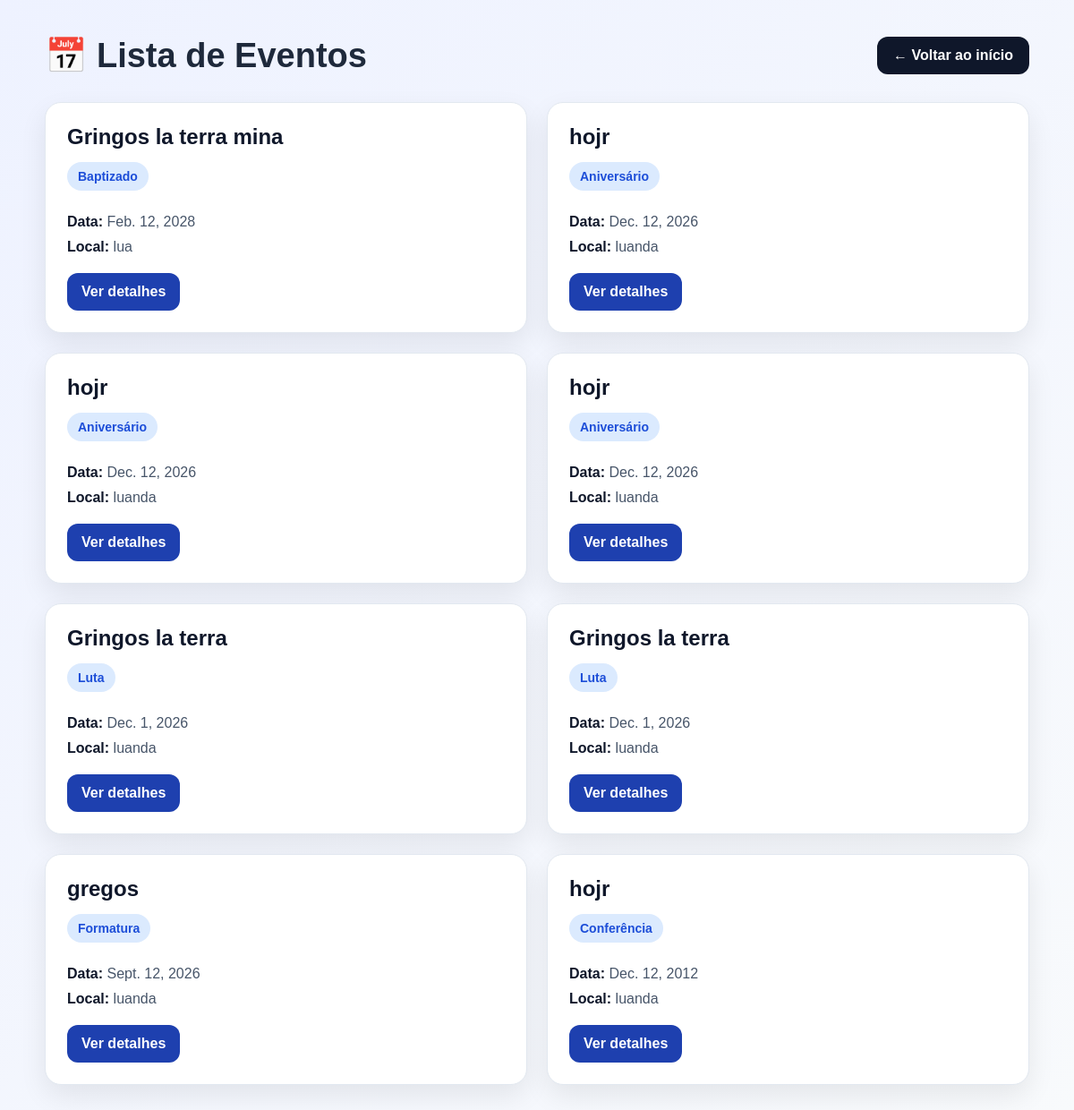
Page /event/ (signed in) on the committed database.
### events/models.py (models this page shows, shortened)
class Event(models.Model):
    EVENT_TYPES = [
        ('aniversario', 'Aniversário'),
        ('casamento', 'Casamento'),
        ('noivado', 'Noivado'),
        ('baptizado', 'Baptizado'),
        ('cha_de_bebe', 'Chá de bebé'),
        ('formatura', 'Formatura'),
        ('conferencia', 'Conferência'),
        ('reuniao', 'Reunião'),
        ('evento_corporativo', 'Evento corporativo'),
        ('outro', 'Outro'),
    ]
    owner = models.ForeignKey(User, on_delete=models.CASCADE, null=True, blank=True)
    name = models.CharField(max_length=200)
    event_type = models.CharField(max_length=30, choices=EVENT_TYPES)
    custom_event_type = models.CharField(max_length=100, blank=True)
    date = models.DateField()
    location = models.CharField(max_length=255)
    description = models.TextField(blank=True)
    created_at = models.DateTimeField(auto_now_add=True)
    def event_type_label(self):
        if self.event_type == 'outro' and self.custom_event_type:
            return self.custom_event_type
        return self.get_event_type_display()

### events/views.py (the view)
# urls.py: path('', views.event_list, name='event_list'),
def event_list(request):
    events = Event.objects.filter(owner=request.user).order_by('-date')
    return render(request, 'events/event_list.html', {'events': events})

### events/templates/events/event_list.html (shortened to what this page needs)
<!DOCTYPE html>
<html lang="pt">
<head>
</head>
<body>
    <div class="container">
        <div class="topbar">
            <h1>📅 Lista de Eventos</h1>
            <a href="/" class="back-btn">← Voltar ao início</a>
        </div>
        {% if events %}
            <div class="grid">
                {% for event in events %}
                    <div class="card">
                        <div class="title">
                            <a href="/event/{{ event.id }}/">{{ event.name }}</a>
                        </div>
                        <div class="badge">{{ event.event_type_label }}</div>
                        <div class="info"><strong>Data:</strong> {{ event.date }}</div>
                        <div class="info"><strong>Local:</strong> {{ event.location }}</div>
                        <div class="actions">
                            <a href="/event/{{ event.id }}/" class="details-btn">Ver detalhes</a>
                        </div>
                    </div>
                {% endfor %}
            </div>
        {% else %}
            <div class="empty">
                <h2>Nenhum evento encontrado</h2>
                <p>Cria um evento no sistema para ele aparecer aqui.</p>
            </div>
        {% endif %}
    </div>
</body>
</html>

### events/templates/events/event_list.html (style rules this page uses)
* { box-sizing: border-box; }
body { margin: 0; font-family: Arial, sans-serif; background: linear-gradient(135deg, #eef2ff, #f8fafc); min-height: 100vh; padding: 40px 20px; }
.container { max-width: 1100px; margin: 0 auto; }
.topbar { display: flex; justify-content: space-between; align-items: center; margin-bottom: 30px; gap: 15px; flex-wrap: wrap; }
.topbar h1 { margin: 0; font-size: 38px; color: #1e293b; }
.back-btn { text-decoration: none; background: #0f172a; color: white; padding: 12px 18px; border-radius: 12px; font-weight: bold; transition: 0.2s ease; }
.grid { display: grid; grid-template-columns: repeat(2, 1fr); gap: 22px; }
.card { background: white; border-radius: 18px; padding: 24px; box-shadow: 0 12px 30px rgba(0,0,0,0.08); border: 1px solid #e2e8f0; transition: 0.2s ease; }
.title { margin-bottom: 14px; }
.title a { text-decoration: none; color: #0f172a; font-size: 24px; font-weight: bold; }
.badge { display: inline-block; background: #dbeafe; color: #1d4ed8; padding: 8px 12px; border-radius: 999px; font-size: 14px; font-weight: bold; margin-bottom: 16px; }
.info { margin: 10px 0; color: #475569; font-size: 16px; }
.info strong { color: #0f172a; }
.actions { margin-top: 20px; }
.details-btn { display: inline-block; text-decoration: none; background: #1e40af; color: white; padding: 12px 16px; border-radius: 12px; font-weight: bold; transition: 0.2s ease; }

### rows in the picture
Event: name "Gringos la terra mina", event_type_label "Baptizado", date "Feb. 12, 2028", location "lua"
Event: name "hojr", event_type_label "Aniversário", date "Dec. 12, 2026", location "luanda"
Event: name "hojr", event_type_label "Aniversário", date "Dec. 12, 2026", location "luanda"
Event: name "hojr", event_type_label "Aniversário", date "Dec. 12, 2026", location "luanda"
Event: name "Gringos la terra", event_type_label "Luta", date "Dec. 1, 2026", location "luanda"
Event: name "Gringos la terra", event_type_label "Luta", date "Dec. 1, 2026", location "luanda"
Event: name "gregos", event_type_label "Formatura", date "Sept. 12, 2026", location "luanda"
Event: name "hojr", event_type_label "Conferência", date "Dec. 12, 2012", location "luanda"
